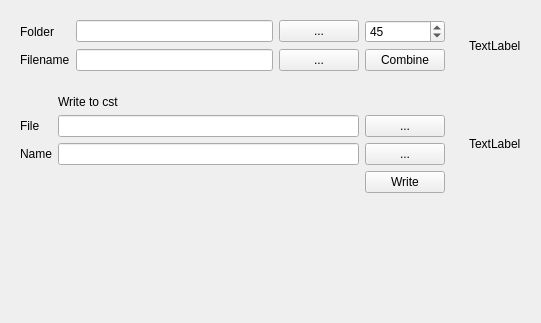
                           <widget class="QWidget" name="scrollAreaWidgetContents">
                            <property name="geometry">
                             <rect>
                              <x>0</x>
                              <y>0</y>
                              <width>541</width>
                              <height>323</height>
                             </rect>
                            </property>
                            <layout class="QGridLayout" name="gridLayout_27">
                             <item row="1" column="0">
                              <widget class="QWidget" name="widget_2" native="true">
                               <layout class="QGridLayout" name="gridLayout_2">
                                <item row="1" column="0">
                                 <widget class="QLabel" name="label_17">
                                  <property name="text">
                                   <string>File</string>
                                  </property>
                                 </widget>
                                </item>
                                <item row="0" column="1">
                                 <widget class="QLabel" name="label_16">
                                  <property name="text">
                                   <string>Write to cst</string>
                                  </property>
                                 </widget>
                                </item>
                                <item row="1" column="2">
                                 <widget class="QPushButton" name="pushButton_8">
                                  <property name="text">
                                   <string>...</string>
                                  </property>
                                 </widget>
                                </item>
                                <item row="2" column="0">
                                 <widget class="QLabel" name="label_18">
                                  <property name="text">
                                   <string>Name</string>
                                  </property>
                                 </widget>
                                </item>
                                <item row="2" column="1">
                                 <widget class="QLineEdit" name="lineEdit_4"/>
                                </item>
                                <item row="1" column="1">
                                 <widget class="QLineEdit" name="lineEdit_3"/>
                                </item>
                                <item row="2" column="2">
                                 <widget class="QPushButton" name="pushButton_9">
                                  <property name="text">
                                   <string>...</string>
                                  </property>
                                 </widget>
                                </item>
                                <item row="3" column="2">
                                 <widget class="QPushButton" name="pushButton_4">
                                  <property name="text">
                                   <string>Write</string>
                                  </property>
                                 </widget>
                                </item>
                               </layout>
                              </widget>
                             </item>
                             <item row="1" column="1">
                              <widget class="QWidget" name="widget_16" native="true">
                               <layout class="QGridLayout" name="gridLayout_41">
                                <item row="0" column="0">
                                 <widget class="QLabel" name="label_22">
                                  <property name="text">
                                   <string>TextLabel</string>
                                  </property>
                                 </widget>
                                </item>
                               </layout>
                              </widget>
                             </item>
                             <item row="0" column="1">
                              <widget class="QWidget" name="widget_22" native="true">
                               <layout class="QGridLayout" name="gridLayout_40">
                                <item row="0" column="0">
                                 <widget class="QLabel" name="label_23">
                                  <property name="text">
                                   <string>TextLabel</string>
                                  </property>
                                 </widget>
                                </item>
                               </layout>
                              </widget>
                             </item>
                             <item row="0" column="0">
                              <widget class="QWidget" name="widget_17" native="true">
                               <layout class="QGridLayout" name="gridLayout_39">
                                <item row="0" column="1">
                                 <widget class="QLineEdit" name="le_Folder"/>
                                </item>
                                <item row="0" column="0">
                                 <widget class="QLabel" name="label_8">
                                  <property name="text">
                                   <string>Folder</string>
                                  </property>
                                 </widget>
                                </item>
                                <item row="1" column="0">
                                 <widget class="QLabel" name="label_9">
                                  <property name="text">
                                   <string>Filename</string>
                                  </property>
                                 </widget>
                                </item>
                                <item row="1" column="3">
                                 <widget class="QPushButton" name="pb_Combine_Parallel">
                                  <property name="text">
                                   <string>Combine</string>
                                  </property>
                                 </widget>
                                </item>
                                <item row="0" column="3">
                                 <widget class="QSpinBox" name="sb_Proc_Count">
                                  <property name="singleStep">
                                   <number>1</number>
                                  </property>
                                  <property name="value">
                                   <number>45</number>
                                  </property>
                                 </widget>
                                </item>
                                <item row="1" column="1">
                                 <widget class="QLineEdit" name="le_Filename_Parallel"/>
                                </item>
                                <item row="0" column="2">
                                 <widget class="QPushButton" name="pushButton_10">
                                  <property name="text">
                                   <string>...</string>
                                  </property>
                                 </widget>
                                </item>
                                <item row="1" column="2">
                                 <widget class="QPushButton" name="pushButton_11">
                                  <property name="text">
                                   <string>...</string>
                                  </property>
                                 </widget>
                                </item>
                               </layout>
                              </widget>
                             </item>
                             <item row="2" column="1">
                              <spacer name="verticalSpacer_7">
                               <property name="orientation">
                                <enum>Qt::Vertical</enum>
                               </property>
                               <property name="sizeHint" stdset="0">
                                <size>
                                 <width>20</width>
                                 <height>40</height>
                                </size>
                               </property>
                              </spacer>
                             </item>
                            </layout>
                           </widget>
